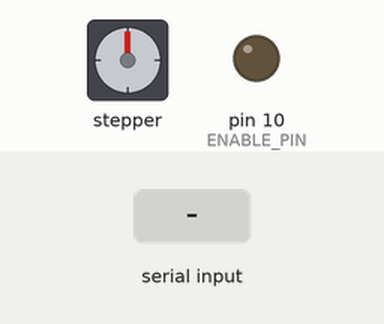
Bench run of a sketch on a simulated Arduino Uno, built with avr-gcc and run on an emulated ATmega328P. Parts: stepper motor, output pins drawn as LEDs (lit = HIGH). The test bench sets the inputs (shaded band). Stepper angles assume 200 steps per turn.

Above: at 1.2 s.
1.3 s: "MBF5000\n" received over Serial
At 7.8 s:
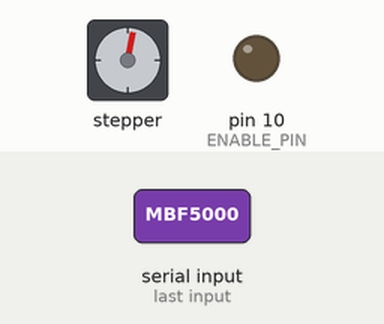
At 13.96 s:
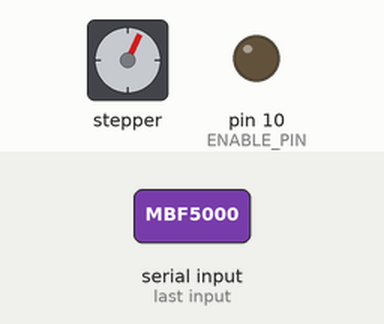
Timing chart, 0 to 14.2 s (numbered marks = the images above; inputs shaded):
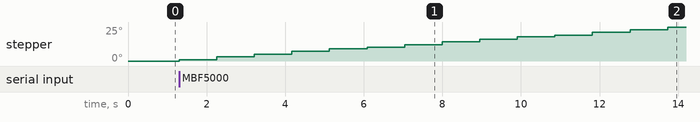

The sketch:

B.ino
```cpp
/*
 * Arduino B - 相机横移步进电机控制
 * 协议：
 *   "MBF5000"  前进指定步数（例：5000步）
 *   "MBR5000"  后退指定步数
 * 完成后返回 "OK"，上位机凭此信号继续流程
 * 默认脉冲频率：500 Hz（可修改 SPEED_HZ）
 */
#include <AccelStepper.h>

const int STEP_PIN = 8;
const int DIR_PIN = 9;
const int ENABLE_PIN = 10;   // 根据实际接线
const float SPEED_HZ = 500;

AccelStepper stepper(AccelStepper::DRIVER, STEP_PIN, DIR_PIN);
bool busy = false;

void setup() {
  Serial.begin(115200);
  pinMode(ENABLE_PIN, OUTPUT);
  digitalWrite(ENABLE_PIN, LOW);
  stepper.setMaxSpeed(SPEED_HZ);
  stepper.setSpeed(SPEED_HZ);
}

void loop() {
  if (Serial.available()) {
    String cmd = Serial.readStringUntil('\n');
    cmd.trim();
    if (cmd.startsWith("MBF")) {
      long steps = cmd.substring(3).toInt();
      if (steps > 0) {
        stepper.move(steps);
        busy = true;
      }
    } else if (cmd.startsWith("MBR")) {
      long steps = cmd.substring(3).toInt();
      if (steps > 0) {
        stepper.move(-steps);
        busy = true;
      }
    }
  }

  if (busy) {
    if (stepper.distanceToGo() != 0) {
      stepper.runSpeedToPosition();
    } else {
      busy = false;
      Serial.println("OK");   // 告知上位机运动完成
    }
  }
}
```
